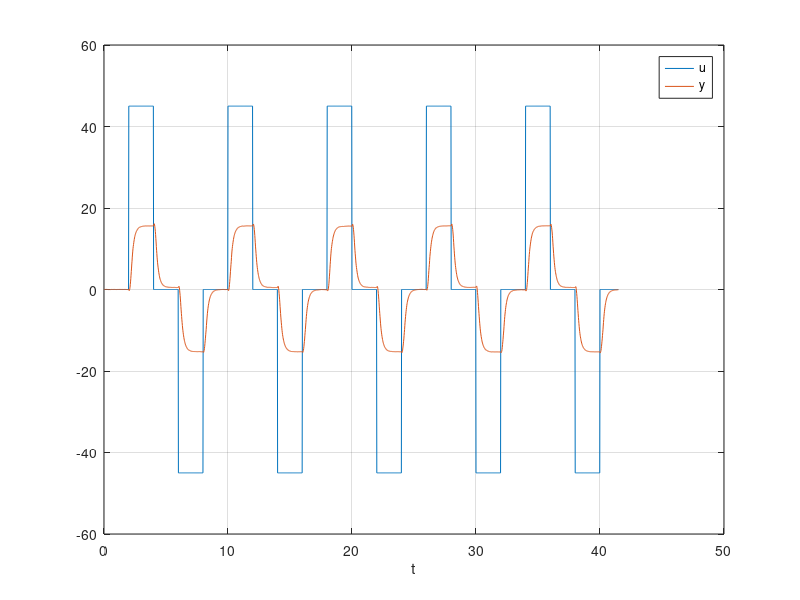

Recreate this plot in MATLAB. (Note: this script raises an error after producing the figure.)
clc; clear; close all;

load('datos_45_grad.mat');
figure;
plot(t, u); hold on;
plot(t, y);

grid on;
xlabel('t');
legend('u', 'y');

Ts = t(2) - t(1);

data = iddata(y, u, Ts);

%La ecuación en diferencias es y(n) = -a1 * y(n-1) - a2 * y(n-2) + b * u(n-1)
sys_d = arx(data, [2 1 0]); %estos coeficientes salen de ver la ecuación en diferencias.
%2 coeficientes para el polinomio del denominador, uno para el del
%numerador y un retardo de 2 muestras en la entrada.

polos_d = pole(sys_d);

sys_d; %Para ver MSE y otros datos descomentar

figure;
compare(data, sys_d)

polos_c = log(polos_d) / Ts;

k = dcgain(sys_d) * polos_c(1) * polos_c(2);

sys_c = zpk([], polos_c, k);
